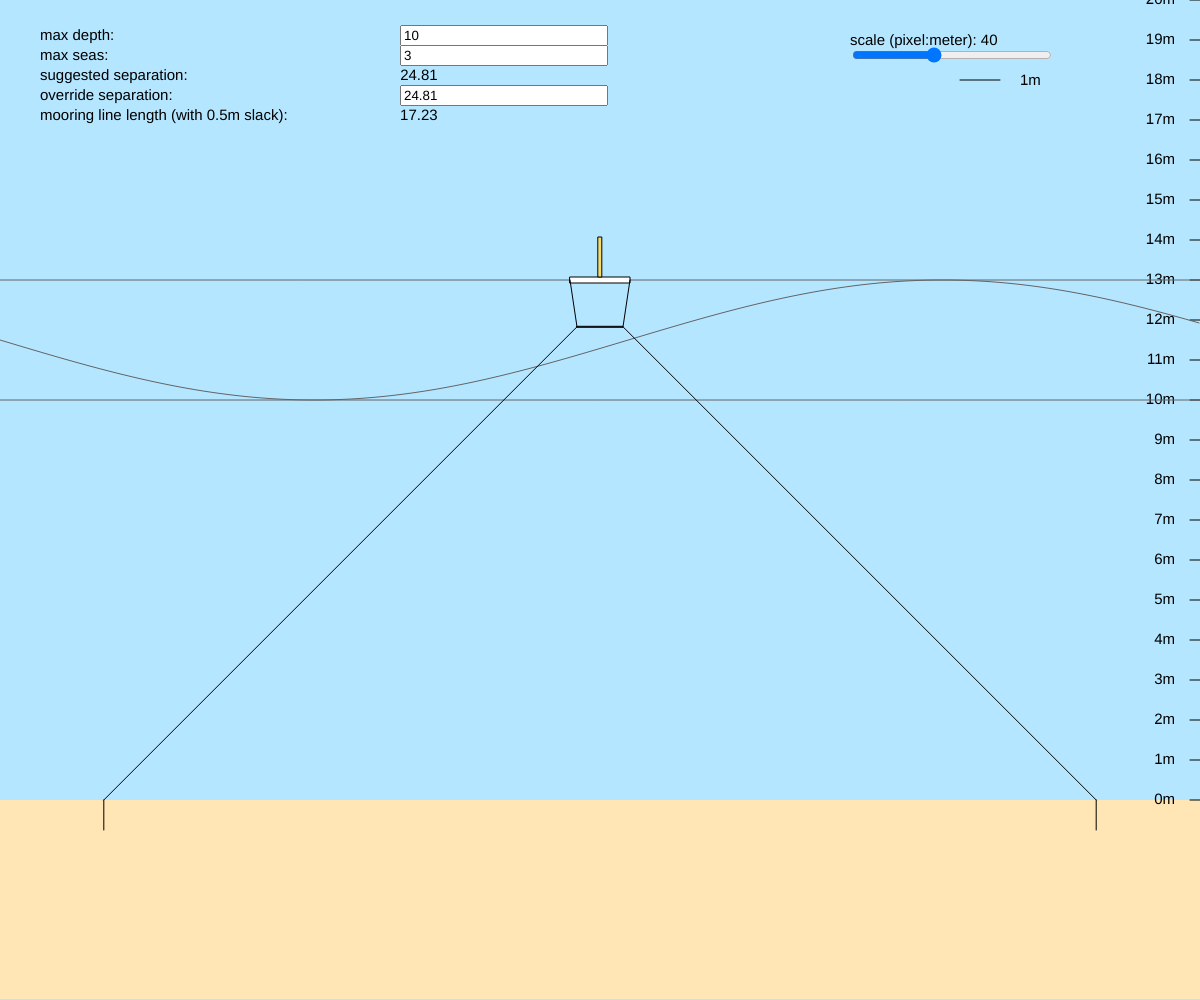
Frame 1 (no input)
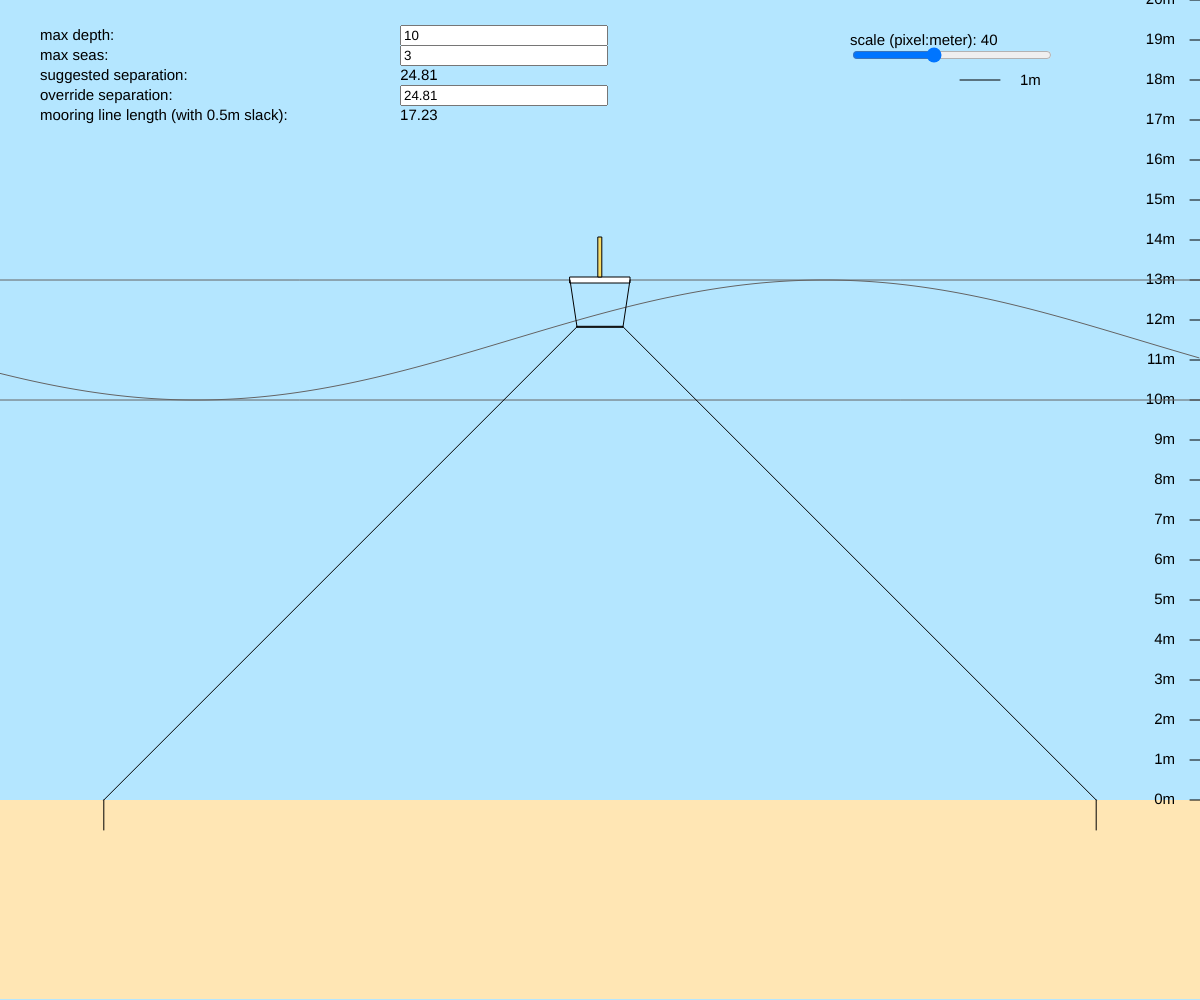
Frame 60 (no input)
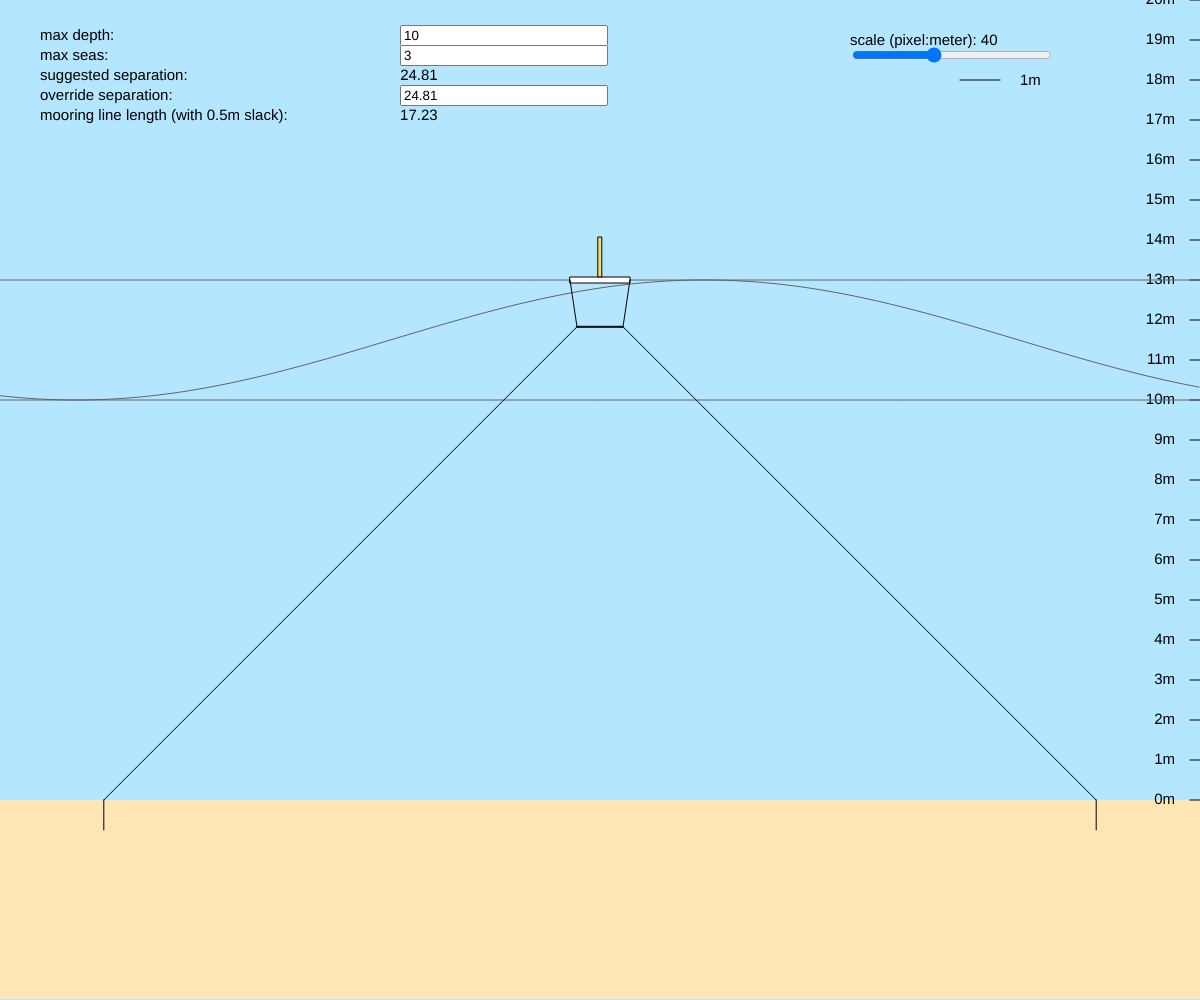
Frame 120 (the mouse pressed at the canvas centre since frame 60)

The p5.js sketch that drew these frames (run headless with seeded random() and noise() and a simulated clock; from frame 60 on, the mouse is pressed at the canvas centre):

// p5.js sketch
// ── sketch.js
/*
AUTHORS
  Trek Hopton <trek@ausocean.org>

LICENSE
  Copyright (C) 2024 the Australian Ocean Lab (AusOcean)

  This is free software: you can redistribute it and/or modify it
  under the terms of the GNU General Public License as published by
  the Free Software Foundation, either version 3 of the License, or
  (at your option) any later version.

  It is distributed in the hope that it will be useful,
  but WITHOUT ANY WARRANTY; without even the implied warranty of
  MERCHANTABILITY or FITNESS FOR A PARTICULAR PURPOSE.  See the
  GNU General Public License for more details.

  You should have received a copy of the GNU General Public License
  in gpl.txt. If not, see http://www.gnu.org/licenses/.
*/

// This sketch and its variables are based on AusOcean's Ops Mooring Calculations spreadsheet.
// ss is suggested separation, os is overwritten separation.
let w, y, d, c, ss, os, a, b, h, l;
let overwritten = false;

// Scale.
let sc;

// Text inputs.
let depth;
let seas;
let separation;

// Wave params.
let amplitude;
let frequency;
let phaseShift;
let period;

function setup() {
  winw = window.innerWidth;
  winh = window.innerHeight;
  createCanvas(winw, winh);

  // Scale is 40x by default.
  sc = 40;

  // Set initial inputs.
  w = 1.15;
  y = 1.17;
  d = 10;
  c = 3;
  os = 2 * (d + c - y) + w;

  doCalcs();

  // Setup waves.
  amplitude = (c * sc) / 2; // Amplitude of the sine wave.
  frequency = 0.005; // Frequency of the sine wave.
  phaseShift = 0; // Phase shift of the sine wave.
  period = 0.01;

  let indent = 400;
  depth = createInput(d.toString());
  depth.position(indent, 25);
  depth.size(200);
  depth.changed(updateDepth);

  seas = createInput(c.toString());
  seas.position(indent, 45);
  seas.size(200);
  seas.changed(updateSeas);

  separation = createInput(os.toString());
  separation.position(indent, 85);
  separation.size(200);
  separation.changed(updateSeparation);

  slider = createSlider(0, 100, sc);
  slider.position(winw - 350, 45);
  slider.style("width", "200px");

  // Add an event listener to detect changes in the slider value.
  slider.input(updateSliderValue);
}

function draw() {
  background(180, 230, 255);

  // Inputs.
  strokeWeight(0);
  textSize(15);
  fill(0);
  text("max depth:", 40, 40);
  text("max seas:", 40, 60);
  text("suggested separation:                                                   " + ss.toFixed(2), 40, 80);
  text("override separation:", 40, 100);
  text("mooring line length (with 0.5m slack):                           " + l.toFixed(2), 40, 120);

  // Scale.
  text("scale (pixel:meter): " + sc, winw - 350, 45);
  stroke(0);
  strokeWeight(1);
  line(winw - 200 - 1 * sc, 80, winw - 200, 80);
  strokeWeight(0);
  text("1m", winw - 180, 85);

  // Seafloor.
  let bedh = 200;
  fill(255, 230, 180);
  rect(0, winh - bedh, winw, bedh - 1);

  // Vertical ruler
  let tickPos = winh - bedh;
  let tickLabel = 0;
  while (tickPos >= 0) {
    strokeWeight(1);
    stroke(0);
    fill(0);
    line(winw, tickPos, winw - 10, tickPos);
    textAlign(RIGHT, CENTER);
    strokeWeight(0);
    text(tickLabel + "m", winw - 25, tickPos);
    tickPos -= sc;
    tickLabel += 1;
  }
  textAlign(LEFT, BASELINE);

  // Sea.
  stroke(100);
  strokeWeight(1);
  amplitude = (c * sc) / 2; // Amplitude of the sine wave.
  let maxSeaPos = winh - bedh - sc * (d + c);
  let minSeaPos = winh - bedh - sc * d;
  line(0, maxSeaPos, winw, maxSeaPos);
  line(0, minSeaPos, winw, minSeaPos);

  noFill();
  let waveRef = maxSeaPos + amplitude + amplitude * sin((frequency * winw) / 2 + phaseShift);
  beginShape();
  for (let xx = 0; xx < winw; xx++) {
    let yy = amplitude * sin(frequency * xx + phaseShift);
    vertex(xx, maxSeaPos + amplitude + yy);
  }
  endShape();

  // Rig.
  stroke(0);
  // Set rigRef to waveRef if you want the rig position to follow the wave.
  let rigRef = maxSeaPos;
  let pontoonw = 1.5;
  let pontoonh = 0.15;
  fill(255, 255, 255);
  rect(winw / 2 - (pontoonw / 2) * sc, rigRef - (pontoonh / 2) * sc, pontoonw * sc, pontoonh * sc);
  let mastw = 0.09;
  let masth = 1;
  fill(250, 220, 100);
  rect(winw / 2 - (mastw * sc) / 2, rigRef - masth * sc - (sc * pontoonh) / 2, mastw * sc, masth * sc);

  // Screw Piles.
  pileh = 0.75;
  line(winw / 2 - a * sc - (w * sc) / 2, winh - bedh, winw / 2 - a * sc - (w * sc) / 2, winh - bedh + pileh * sc);
  line(winw / 2 + a * sc + (w * sc) / 2, winh - bedh, winw / 2 + a * sc + (w * sc) / 2, winh - bedh + pileh * sc);

  // Bridle bar.
  fill(100);
  let bridleh = 0.025;
  rect(winw / 2 - (w / 2) * sc, rigRef + y * sc - (bridleh / 2) * sc, w * sc, bridleh * sc);

  // Mooring lines.
  line(winw / 2 - a * sc - (w * sc) / 2, winh - bedh, winw / 2 - (w * sc) / 2, rigRef + y * sc);
  line(winw / 2 + a * sc + (w * sc) / 2, winh - bedh, winw / 2 + (w * sc) / 2, rigRef + y * sc);

  // Bridles.
  line(winw / 2 - (pontoonw * sc) / 2, rigRef, winw / 2 - (w * sc) / 2, rigRef + y * sc);
  line(winw / 2 + (pontoonw * sc) / 2, rigRef, winw / 2 + (w * sc) / 2, rigRef + y * sc);

  phaseShift += period;
}

function doCalcs() {
  ss = 2 * (d + c - y) + w;
  let s;
  if (overwritten) {
    s = os;
  } else {
    s = ss;
  }
  a = (s - w) / 2;
  b = d + c - y;
  h = sqrt(pow(a, 2) + pow(b, 2));
  l = h + 0.5;
  // Print spreadsheet values.
  console.log("s1: ", ss);
  console.log("a: ", a);
  console.log("b: ", b);
  console.log("h: ", h);
  console.log("l: ", l);
}

function updateDepth() {
  d = constrain(parseFloat(depth.value()), 0, 100);
  depth.value(d);

  // If the user hasn't overwritten the separation, update the separation text input.
  doCalcs();
  if (!overwritten) {
    separation.value(ss.toString());
  }
}

function updateSeas() {
  c = constrain(parseFloat(seas.value()), 0, 20);
  seas.value(c);
  doCalcs();

  // If the user hasn't overwritten the separation, update the separation text input.
  if (!overwritten) {
    separation.value(ss.toString());
  }
}

function updateSeparation() {
  os = constrain(parseFloat(separation.value()), w, 100);
  overwritten = true;
  separation.value(os.toString());
  doCalcs();
}

function updateSliderValue() {
  let sliderValue = constrain(slider.value(), 1, 100);
  slider.value(sliderValue);
  sc = sliderValue;
}
